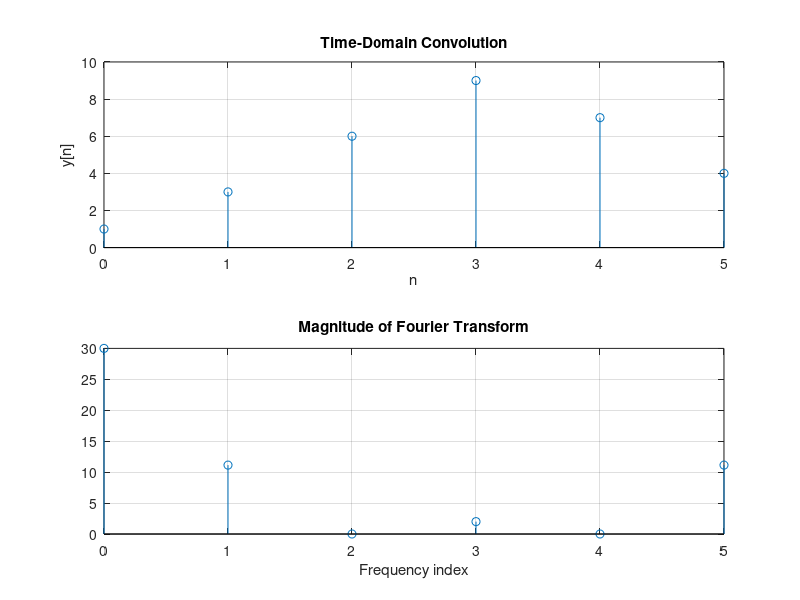

This figure's MATLAB source:
clc; clear; close all;

x = [1 2 3 4];
h = [1 1 1];
y = conv(x, h);
N = length(y);

Y1 = fft(y, N);
Y2 = fft(x, N) .* fft(h, N);
y_check = ifft(Y2);

subplot(2, 1, 1);
stem(0:length(y)-1, y);
title('Time-Domain Convolution');
xlabel('n');
ylabel('y[n]');
grid on;

subplot(2, 1, 2);
stem(0:N-1, abs(Y1));
title('Magnitude of Fourier Transform');
xlabel('Frequency index');
grid on;

disp('Convolution property verified: ifft(fft(x).*fft(h)) equals conv(x,h).');
disp(['Maximum error = ', num2str(max(abs(y - y_check)))]);
